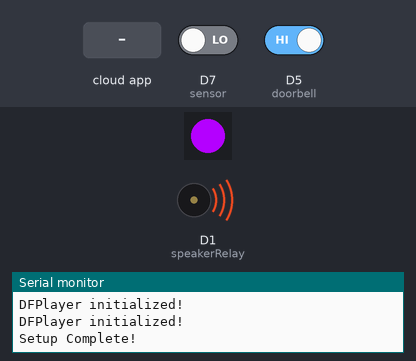
A sketch run on a simulated ESP8266 (NodeMCU). Parts: 1 RGB LEDs in strip order, left to right, buzzer (waves = sounding, pin HIGH), the last lines printed to the serial monitor. The test bench sets the inputs (shaded band); at power-on: D7 (sensor) LOW, D5 (doorbell) HIGH. WiFi joins after 1.5 s; servers stay silent unless stated; no MQTT or app messages arrive unless stated; the audio player accepts every command and is not drawn; not simulated (calls return 0 or success): credentials.h.

Above: at 11.0 s.
11.1 s: D7 (sensor) driven HIGH
At 11.9 s:
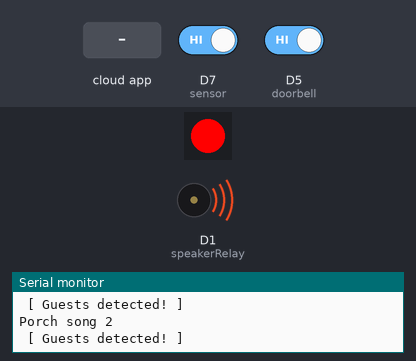
12.9 s: the phone or cloud app sets perilouspassage.reseteye to 1
At 14.3 s:
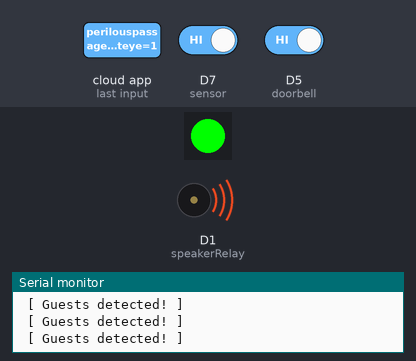
Timing chart, 0 to 46.3 s (numbered marks = the images above; inputs shaded):
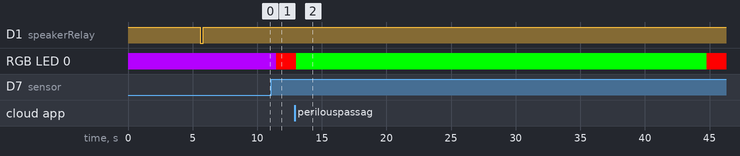

Measured:
- after the input at 11.1 s, RGB LED 0: RGB(180, 0, 255) → RGB(255, 0, 0) after 0.36 s
- after the input at 12.9 s, RGB LED 0: RGB(255, 0, 0) → RGB(0, 255, 0) after 0.13 s, → RGB(255, 0, 0) 31.7 s later

The sketch:

PerilousPassage-Porch.ino
```cpp
// ***************************************
// ********** Global Variables ***********
// ***************************************


//Globals for Wifi Setup and OTA
#include <credentials.h>
#include <ESP8266WiFi.h>
#include <ESP8266mDNS.h>
#include <WiFiUdp.h>
#include <ArduinoOTA.h>

//WiFi Credentials
#ifndef STASSID
#define STASSID "your_ssid"
#endif
#ifndef STAPSK
#define STAPSK  "your_password"
#endif
const char* ssid = STASSID;
const char* password = STAPSK;

//FastLED
#include <FastLED.h>
#define LED_PIN     D3
#define NUM_LEDS    1
#define BRIGHTNESS  255
#define LED_TYPE    WS2811
#define COLOR_ORDER RGB
CRGB leds[NUM_LEDS];
#define UPDATES_PER_SECOND 100

//MP3 Player
#include "DFRobotDFPlayerMini.h"
#include <SoftwareSerial.h>
DFRobotDFPlayerMini myDFPlayer;
SoftwareSerial mySoftwareSerial(D4, D2);  //Pins for MP3 Player Serial (RX, TX)

DFRobotDFPlayerMini myDFPlayer2;
SoftwareSerial mySoftwareSerial2(D0, D8);  //Pins for MP3 Player Serial (RX, TX)

//MQTT//MQTT
#include <Adafruit_MQTT.h>
#include <Adafruit_MQTT_Client.h>
#ifndef AIO_SERVER
#define AIO_SERVER      "your_MQTT_server_address"
#endif
#ifndef AIO_SERVERPORT
#define AIO_SERVERPORT  0000 //Your MQTT port
#endif
#ifndef AIO_USERNAME
#define AIO_USERNAME    "your_MQTT_username"
#endif
#ifndef AIO_KEY
#define AIO_KEY         "your_MQTT_key"
#endif
#define MQTT_KEEP_ALIVE 150
unsigned long previousTime;

//Initialize and Subscribe to MQTT
WiFiClient client;
Adafruit_MQTT_Client mqtt(&client, AIO_SERVER, AIO_SERVERPORT, AIO_USERNAME, AIO_KEY);
Adafruit_MQTT_Subscribe eyeReset = Adafruit_MQTT_Subscribe(&mqtt, AIO_USERNAME "/feeds/perilouspassage.reseteye");
Adafruit_MQTT_Publish houseMusic = Adafruit_MQTT_Publish(&mqtt, AIO_USERNAME "/feeds/perilouspassage.housemusic");
Adafruit_MQTT_Publish fogControl = Adafruit_MQTT_Publish(&mqtt, AIO_USERNAME "/feeds/perilouspassage.fogcontrol");
Adafruit_MQTT_Publish mechControl = Adafruit_MQTT_Publish(&mqtt, AIO_USERNAME "/feeds/perilouspassage.mechcontrol");

//Input-Output
#define sensor D7
#define doorbell D5
#define eyeball D6
#define speakerRelay D1

//Variables
float mqttConnectFlag = 0.0;
int numberOfPorchSounds = 2;
int currentPorchSound = 1;
int numberOfDoorbellSounds = 3;
int currentDoorbellSound = 1;
unsigned long previousMillis = 0;
unsigned long currentMillis;
unsigned long previousMusicMillis = 0;
unsigned long currentMusicMillis;
int isSongPlaying = 0;


// ***************************************
// *************** Setup *****************
// ***************************************


void setup() {

  //Initialize Doorbell
  pinMode(doorbell, INPUT_PULLUP );
  pinMode(speakerRelay, OUTPUT);
  digitalWrite(speakerRelay, HIGH);

  //Initialize RGB
  FastLED.setMaxPowerInVoltsAndMilliamps(5, 800);
  FastLED.addLeds<LED_TYPE, LED_PIN, COLOR_ORDER>(leds, NUM_LEDS).setCorrection( TypicalLEDStrip );
  FastLED.setBrightness(BRIGHTNESS);
  delay(10);
  setPixel(0, 180, 0, 255);
  delay(10);
  FastLED.show();
  FastLED.show();

  //Initialize Serial, WiFi, & OTA
  wifiSetup();

  //Initialize MQTT
  mqtt.subscribe(&eyeReset);
  MQTT_connect();

  //Initialize MP3 - Ghost Face Animatronic
  mySoftwareSerial.begin(9600);
  delay(1000);
  myDFPlayer.begin(mySoftwareSerial);
  Serial.println("DFPlayer initialized!");
  myDFPlayer.setTimeOut(500); //Timeout serial 500ms
  myDFPlayer.volume(0); //Volume 0-30
  myDFPlayer.EQ(0); //Equalization normal
  delay(250);
  myDFPlayer.volume(28);
  myDFPlayer.play(4); //Boot Sound
  delay(2000);
  myDFPlayer.stop();

  //Change Background audio speaker to AUX IN
  digitalWrite(speakerRelay, LOW);
  delay(250);
  digitalWrite(speakerRelay, HIGH);
  delay(250);

  //Initialize MP3 - Background Audio
  mySoftwareSerial2.begin(9600);
  delay(1000);
  myDFPlayer2.begin(mySoftwareSerial2);
  Serial.println("DFPlayer initialized!");
  myDFPlayer2.setTimeOut(500); //Timeout serial 500ms
  myDFPlayer2.volume(0); //Volume 0-30
  myDFPlayer2.EQ(0); //Equalization normal
  delay(250);
  myDFPlayer2.volume(25);
  myDFPlayer2.play(3); //Boot Sound
  delay(2000);
  myDFPlayer2.stop();

  //All set
  Serial.println("Setup Complete!");
}


// ***************************************
// ************* Da Loop *****************
// ***************************************


void loop() {

  //OTA
  ArduinoOTA.handle();
  MQTT_connect();

  //****** OOkin' Loopin' ******//

  //Recieve MQTT for Eye Reset
  Adafruit_MQTT_Subscribe *subscription;
  while ((subscription = mqtt.readSubscription(0.01))) {
    uint16_t valueOperational = atoi((char *)eyeReset.lastread);
    Serial.println(valueOperational);
    if (valueOperational == 1) {
      //Change eye to green
      delay(10);
      setPixel(0, 0, 255, 0);
      delay(10);
      FastLED.show();
      FastLED.show();
    }
    delay(10);
  }

  //Check for doorbell
  delay(10);
  int doorbellReading = digitalRead(doorbell);
  if (doorbellReading == LOW) {
    delay(10);
    int doorbellReading2 = digitalRead(doorbell);
    if (doorbellReading2 == LOW) {
      delay(10);
      int doorbellReading3 = digitalRead(doorbell);
      if (doorbellReading3 == LOW) {

        currentDoorbellSound++;
        if (currentDoorbellSound > numberOfDoorbellSounds) {
          currentDoorbellSound = 1;
        }
        myDFPlayer.play(currentDoorbellSound);
        delay(2500); //Let the talking begin
        mechControl.publish(1); //Send ghostface flying
        Serial.print("Doorbell song ");
        Serial.println(currentDoorbellSound);
        delay(19000); //Time needed to reset jumping ghost face
      }
    }
  }

  //Search for Guests, Triple check to prevent false readings.
  // 1) Send MQTT to FogControl to kick on fog
  // 2) Send MQTT to HouseMusic to start music in the house
  // 3) Start PorchMusic
  // 4) Change Eye to red
  //
  int sensorReading = digitalRead(sensor);
  if (sensorReading == HIGH) {
    delay(50);
    int sensorReading2 = digitalRead(sensor);
    if (sensorReading2 == HIGH) {
      delay(50);
      int sensorReading3 = digitalRead(sensor);
      if (sensorReading3 == HIGH) {
        Serial.println(" [ Guests detected! ] ");
        delay(100);

        //Play Porch Music, change eye to red, send fog and house music mqtt
        //The isSongPlaying check prevents these from occuring repeatedly until
        //the porch audio is done
        isBackgroundMusicPlaying();
        if (isSongPlaying == 0) {
          currentPorchSound++;
          if (currentPorchSound > numberOfPorchSounds) {
            currentPorchSound = 1;
          }
          myDFPlayer2.play(currentPorchSound);
          delay(10);
          isSongPlaying = 1;
          previousMusicMillis = millis();
          Serial.print("Porch song ");
          Serial.println(currentPorchSound);
          delay(100);

          //Change eye to Red
          delay(10);
          setPixel(0, 255, 0, 0);
          delay(10);
          FastLED.show();
          FastLED.show();

          //Send MQTT for Fog Control
          fogControl.publish(3);
          delay(100);

          //Send MQTT for House Music
          houseMusic.publish(1);
          delay(100);
        }
        isBackgroundMusicPlaying();
      }
    }
  }

  //Ping Timer for keeping MQTT Publish alive
  unsigned long currentTime = millis();
  if ((currentTime - previousTime) > MQTT_KEEP_ALIVE * 1000) {
    previousTime = currentTime;
    if (! mqtt.ping()) {
      mqtt.disconnect();
    }
  }

  delay(100);
}


// ***************************************
// ********** Backbone Methods ***********
// ***************************************

void isBackgroundMusicPlaying() { //Prevents porch songs from playing nonstop
  if (isSongPlaying == 1) {
    unsigned long currentMusicMillis = millis();
    if ((currentMusicMillis - previousMusicMillis) > 33 * 1000) { //33 seconds is length of porch music
      previousMusicMillis = currentMusicMillis;
      isSongPlaying = 0;
    }
  }
}


void setPixel(int Pixel, byte red, byte green, byte blue) {
  leds[Pixel].r = red;
  leds[Pixel].g = green;
  leds[Pixel].b = blue;
}

void MQTT_connect() {

  int8_t ret;
  // Stop if already connected.
  if (mqtt.connected()) {
    if (mqttConnectFlag == 0) {
      //Serial.println("Connected");
      mqttConnectFlag++;
    }
    return;
  }
  Serial.println("Connecting to MQTT... ");
  uint8_t retries = 3;
  while ((ret = mqtt.connect()) != 0) { // connect will return 0 for connected
    Serial.println(mqtt.connectErrorString(ret));
    Serial.println("Retrying MQTT connection in 5 seconds...");
    mqtt.disconnect();
    delay(5000);  // wait 5 seconds
    retries--;
    if (retries == 0) {
      // basically die and wait for WDT to reset me
      //while (1);
      Serial.println("Wait 5 secomds to reconnect");
      delay(5000);
    }
  }
}

void wifiSetup() {

  //Serial
  Serial.begin(115200);
  delay(200);
  Serial.println();
  Serial.println();
  Serial.println("****************************************");
  Serial.println("Booting");

  //WiFi and OTA
  WiFi.mode(WIFI_STA);
  WiFi.begin(ssid, password);
  while (WiFi.waitForConnectResult() != WL_CONNECTED) {
    Serial.println("Connection Failed! Rebooting...");
    delay(5000);
    ESP.restart();
  }
  ArduinoOTA.setHostname("PerilousPassage_Porch");
  ArduinoOTA.onStart([]() {
    String type;
    if (ArduinoOTA.getCommand() == U_FLASH) {
      type = "sketch";
    } else { // U_SPIFFS
      type = "filesystem";
    }
    Serial.println("Start updating " + type);
  });
  ArduinoOTA.onEnd([]() {
    Serial.println("\nEnd");
  });
  ArduinoOTA.onProgress([](unsigned int progress, unsigned int total) {
    Serial.printf("Progress: %u%%\r", (progress / (total / 100)));
  });
  ArduinoOTA.onError([](ota_error_t error) {
    Serial.printf("Error[%u]: ", error);
    if (error == OTA_AUTH_ERROR) {
      Serial.println("Auth Failed");
    } else if (error == OTA_BEGIN_ERROR) {
      Serial.println("Begin Failed");
    } else if (error == OTA_CONNECT_ERROR) {
      Serial.println("Connect Failed");
    } else if (error == OTA_RECEIVE_ERROR) {
      Serial.println("Receive Failed");
    } else if (error == OTA_END_ERROR) {
      Serial.println("End Failed");
    }
  });
  ArduinoOTA.begin();
  Serial.println("Ready");
  Serial.print("IP address: ");
  Serial.println(WiFi.localIP());
}
```
